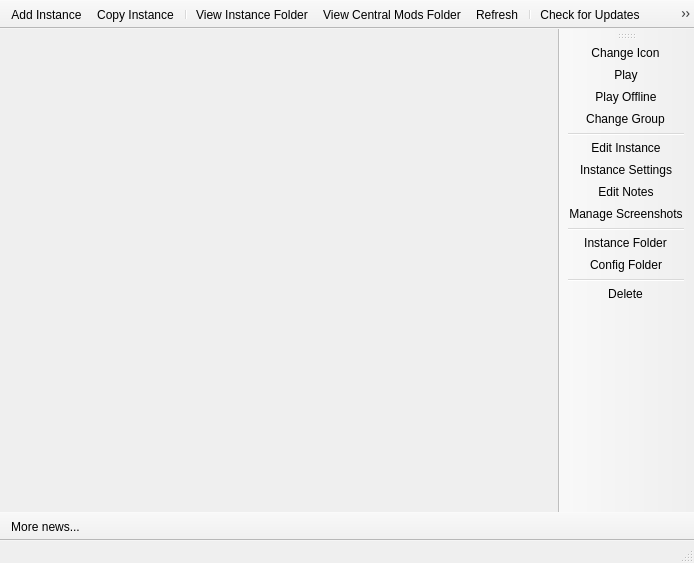
<?xml version="1.0" encoding="UTF-8"?>
<ui version="4.0">
 <class>MainWindow</class>
 <widget class="QMainWindow" name="MainWindow">
  <property name="geometry">
   <rect>
    <x>0</x>
    <y>0</y>
    <width>694</width>
    <height>563</height>
   </rect>
  </property>
  <property name="windowTitle">
   <string>MultiMC 5</string>
  </property>
  <property name="windowIcon">
   <iconset resource="../resources/multimc/multimc.qrc">
    <normaloff>:/icons/multimc/scalable/apps/multimc.svg</normaloff>:/icons/multimc/scalable/apps/multimc.svg</iconset>
  </property>
  <widget class="QWidget" name="centralWidget">
   <layout class="QHBoxLayout" name="horizontalLayout">
    <property name="spacing">
     <number>0</number>
    </property>
    <property name="sizeConstraint">
     <enum>QLayout::SetDefaultConstraint</enum>
    </property>
    <property name="leftMargin">
     <number>0</number>
    </property>
    <property name="topMargin">
     <number>0</number>
    </property>
    <property name="rightMargin">
     <number>0</number>
    </property>
    <property name="bottomMargin">
     <number>0</number>
    </property>
   </layout>
  </widget>
  <widget class="QToolBar" name="mainToolBar">
   <property name="windowTitle">
    <string>Main Toolbar</string>
   </property>
   <property name="movable">
    <bool>false</bool>
   </property>
   <property name="allowedAreas">
    <set>Qt::TopToolBarArea</set>
   </property>
   <property name="toolButtonStyle">
    <enum>Qt::ToolButtonIconOnly</enum>
   </property>
   <property name="floatable">
    <bool>false</bool>
   </property>
   <attribute name="toolBarArea">
    <enum>TopToolBarArea</enum>
   </attribute>
   <attribute name="toolBarBreak">
    <bool>false</bool>
   </attribute>
   <addaction name="actionAddInstance"/>
   <addaction name="actionCopyInstance"/>
   <addaction name="separator"/>
   <addaction name="actionViewInstanceFolder"/>
   <addaction name="actionViewCentralModsFolder"/>
   <addaction name="actionRefresh"/>
   <addaction name="separator"/>
   <addaction name="actionCheckUpdate"/>
   <addaction name="actionSettings"/>
   <addaction name="separator"/>
   <addaction name="actionReportBug"/>
   <addaction name="actionAbout"/>
   <addaction name="separator"/>
   <addaction name="actionPatreon"/>
   <addaction name="actionCAT"/>
  </widget>
  <widget class="QStatusBar" name="statusBar"/>
  <widget class="QToolBar" name="instanceToolBar">
   <property name="enabled">
    <bool>true</bool>
   </property>
   <property name="windowTitle">
    <string>Instance Toolbar</string>
   </property>
   <property name="allowedAreas">
    <set>Qt::LeftToolBarArea|Qt::RightToolBarArea</set>
   </property>
   <property name="iconSize">
    <size>
     <width>80</width>
     <height>80</height>
    </size>
   </property>
   <property name="toolButtonStyle">
    <enum>Qt::ToolButtonIconOnly</enum>
   </property>
   <property name="floatable">
    <bool>false</bool>
   </property>
   <attribute name="toolBarArea">
    <enum>RightToolBarArea</enum>
   </attribute>
   <attribute name="toolBarBreak">
    <bool>false</bool>
   </attribute>
   <addaction name="actionChangeInstIcon"/>
   <addaction name="actionLaunchInstance"/>
   <addaction name="actionLaunchInstanceOffline"/>
   <addaction name="actionChangeInstGroup"/>
   <addaction name="separator"/>
   <addaction name="actionEditInstance"/>
   <addaction name="actionInstanceSettings"/>
   <addaction name="actionEditInstNotes"/>
   <addaction name="actionScreenshots"/>
   <addaction name="separator"/>
   <addaction name="actionViewSelectedInstFolder"/>
   <addaction name="actionConfig_Folder"/>
   <addaction name="separator"/>
   <addaction name="actionDeleteInstance"/>
  </widget>
  <widget class="QToolBar" name="newsToolBar">
   <property name="windowTitle">
    <string>News Toolbar</string>
   </property>
   <property name="movable">
    <bool>false</bool>
   </property>
   <property name="allowedAreas">
    <set>Qt::BottomToolBarArea</set>
   </property>
   <property name="iconSize">
    <size>
     <width>16</width>
     <height>16</height>
    </size>
   </property>
   <property name="toolButtonStyle">
    <enum>Qt::ToolButtonTextBesideIcon</enum>
   </property>
   <property name="floatable">
    <bool>false</bool>
   </property>
   <attribute name="toolBarArea">
    <enum>BottomToolBarArea</enum>
   </attribute>
   <attribute name="toolBarBreak">
    <bool>false</bool>
   </attribute>
   <addaction name="actionMoreNews"/>
  </widget>
  <action name="actionAddInstance">
   <property name="icon">
    <iconset theme="new">
     <normaloff/>
    </iconset>
   </property>
   <property name="text">
    <string>Add Instance</string>
   </property>
   <property name="toolTip">
    <string>Add a new instance.</string>
   </property>
   <property name="statusTip">
    <string>Add a new instance.</string>
   </property>
  </action>
  <action name="actionViewInstanceFolder">
   <property name="icon">
    <iconset theme="viewfolder">
     <normaloff/>
    </iconset>
   </property>
   <property name="text">
    <string>View Instance Folder</string>
   </property>
   <property name="toolTip">
    <string>Open the instance folder in a file browser.</string>
   </property>
   <property name="statusTip">
    <string>Open the instance folder in a file browser.</string>
   </property>
  </action>
  <action name="actionRefresh">
   <property name="icon">
    <iconset theme="refresh">
     <normaloff/>
    </iconset>
   </property>
   <property name="text">
    <string>Refresh</string>
   </property>
   <property name="toolTip">
    <string>Reload the instance list.</string>
   </property>
   <property name="statusTip">
    <string>Reload the instance list.</string>
   </property>
  </action>
  <action name="actionViewCentralModsFolder">
   <property name="icon">
    <iconset theme="centralmods">
     <normaloff/>
    </iconset>
   </property>
   <property name="text">
    <string>View Central Mods Folder</string>
   </property>
   <property name="toolTip">
    <string>Open the central mods folder in a file browser.</string>
   </property>
   <property name="statusTip">
    <string>Open the central mods folder in a file browser.</string>
   </property>
  </action>
  <action name="actionCheckUpdate">
   <property name="icon">
    <iconset theme="checkupdate">
     <normaloff/>
    </iconset>
   </property>
   <property name="text">
    <string>Check for Updates</string>
   </property>
   <property name="toolTip">
    <string>Check for new updates for MultiMC</string>
   </property>
   <property name="statusTip">
    <string>Check for new updates for MultiMC</string>
   </property>
  </action>
  <action name="actionSettings">
   <property name="icon">
    <iconset theme="settings">
     <normaloff/>
    </iconset>
   </property>
   <property name="text">
    <string>Settings</string>
   </property>
   <property name="toolTip">
    <string>Change settings.</string>
   </property>
   <property name="statusTip">
    <string>Change settings.</string>
   </property>
   <property name="menuRole">
    <enum>QAction::PreferencesRole</enum>
   </property>
  </action>
  <action name="actionReportBug">
   <property name="icon">
    <iconset theme="bug">
     <normaloff/>
    </iconset>
   </property>
   <property name="text">
    <string>Report a Bug</string>
   </property>
   <property name="toolTip">
    <string>Open the bug tracker to report a bug with MultiMC.</string>
   </property>
   <property name="statusTip">
    <string>Open the bug tracker to report a bug with MultiMC.</string>
   </property>
  </action>
  <action name="actionPatreon">
   <property name="icon">
    <iconset theme="patreon">
     <normaloff/>
    </iconset>
   </property>
   <property name="text">
    <string>Support us on Patreon!</string>
   </property>
   <property name="toolTip">
    <string>Open the MultiMC Patreon page.</string>
   </property>
   <property name="statusTip">
    <string>Open the MultiMC Patreon page.</string>
   </property>
  </action>
  <action name="actionMoreNews">
   <property name="icon">
    <iconset theme="news">
     <normaloff/>
    </iconset>
   </property>
   <property name="text">
    <string>More News</string>
   </property>
   <property name="iconText">
    <string>More news...</string>
   </property>
   <property name="toolTip">
    <string>Open the MultiMC development blog to read more news about MultiMC.</string>
   </property>
   <property name="statusTip">
    <string>Open the MultiMC development blog to read more news about MultiMC.</string>
   </property>
  </action>
  <action name="actionAbout">
   <property name="icon">
    <iconset theme="about">
     <normaloff/>
    </iconset>
   </property>
   <property name="text">
    <string>About MultiMC</string>
   </property>
   <property name="toolTip">
    <string>View information about MultiMC.</string>
   </property>
   <property name="statusTip">
    <string>About MultiMC</string>
   </property>
   <property name="menuRole">
    <enum>QAction::AboutRole</enum>
   </property>
  </action>
  <action name="actionLaunchInstance">
   <property name="text">
    <string>Play</string>
   </property>
   <property name="toolTip">
    <string>Launch the selected instance.</string>
   </property>
   <property name="statusTip">
    <string>Launch the selected instance.</string>
   </property>
  </action>
  <action name="actionRenameInstance">
   <property name="text">
    <string>Instance Name</string>
   </property>
   <property name="toolTip">
    <string>Rename the selected instance.</string>
   </property>
   <property name="statusTip">
    <string>Rename the selected instance.</string>
   </property>
  </action>
  <action name="actionChangeInstGroup">
   <property name="text">
    <string>Change Group</string>
   </property>
   <property name="toolTip">
    <string>Change the selected instance's group.</string>
   </property>
   <property name="statusTip">
    <string>Change the selected instance's group.</string>
   </property>
  </action>
  <action name="actionChangeInstIcon">
   <property name="enabled">
    <bool>true</bool>
   </property>
   <property name="icon">
    <iconset resource="../resources/instances/instances.qrc">
     <normaloff>:/icons/instances/infinity</normaloff>:/icons/instances/infinity</iconset>
   </property>
   <property name="text">
    <string>Change Icon</string>
   </property>
   <property name="toolTip">
    <string>Change the selected instance's icon.</string>
   </property>
   <property name="statusTip">
    <string>Change the selected instance's icon.</string>
   </property>
   <property name="iconVisibleInMenu">
    <bool>true</bool>
   </property>
  </action>
  <action name="actionEditInstNotes">
   <property name="text">
    <string>Edit Notes</string>
   </property>
   <property name="toolTip">
    <string>Edit the notes for the selected instance.</string>
   </property>
   <property name="statusTip">
    <string>Edit the notes for the selected instance.</string>
   </property>
  </action>
  <action name="actionEditInstance">
   <property name="text">
    <string>Edit Instance</string>
   </property>
   <property name="iconText">
    <string>Edit Instance</string>
   </property>
   <property name="toolTip">
    <string>Change the instance settings, mods and versions.</string>
   </property>
   <property name="statusTip">
    <string>Change the instance settings, mods and versions.</string>
   </property>
  </action>
  <action name="actionViewSelectedInstFolder">
   <property name="text">
    <string>Instance Folder</string>
   </property>
   <property name="toolTip">
    <string>Open the selected instance's root folder in a file browser.</string>
   </property>
   <property name="statusTip">
    <string>Open the selected instance's root folder in a file browser.</string>
   </property>
  </action>
  <action name="actionDeleteInstance">
   <property name="text">
    <string>Delete</string>
   </property>
   <property name="toolTip">
    <string>Delete the selected instance.</string>
   </property>
   <property name="statusTip">
    <string>Delete the selected instance.</string>
   </property>
  </action>
  <action name="actionConfig_Folder">
   <property name="text">
    <string>Config Folder</string>
   </property>
   <property name="toolTip">
    <string>Open the instance's config folder</string>
   </property>
  </action>
  <action name="actionCAT">
   <property name="checkable">
    <bool>true</bool>
   </property>
   <property name="icon">
    <iconset theme="cat">
     <normaloff/>
    </iconset>
   </property>
   <property name="text">
    <string>Meow</string>
   </property>
   <property name="toolTip">
    <string>&lt;html&gt;&lt;head/&gt;&lt;body&gt;&lt;p align=&quot;center&quot;&gt;It's a fluffy kitty :3&lt;/p&gt;&lt;/body&gt;&lt;/html&gt;</string>
   </property>
  </action>
  <action name="actionCopyInstance">
   <property name="icon">
    <iconset theme="copy">
     <normaloff/>
    </iconset>
   </property>
   <property name="text">
    <string>Copy Instance</string>
   </property>
   <property name="toolTip">
    <string>Copy the selected instance.</string>
   </property>
   <property name="statusTip">
    <string>Add a new instance.</string>
   </property>
  </action>
  <action name="actionManageAccounts">
   <property name="text">
    <string>Manage Accounts</string>
   </property>
   <property name="toolTip">
    <string>Manage your Mojang or Minecraft accounts.</string>
   </property>
  </action>
  <action name="actionLaunchInstanceOffline">
   <property name="text">
    <string>Play Offline</string>
   </property>
   <property name="toolTip">
    <string>Launch the selected instance in offline mode.</string>
   </property>
   <property name="statusTip">
    <string>Launch the selected instance.</string>
   </property>
  </action>
  <action name="actionScreenshots">
   <property name="text">
    <string>Manage Screenshots</string>
   </property>
   <property name="toolTip">
    <string>&lt;html&gt;&lt;head/&gt;&lt;body&gt;&lt;p&gt;View and upload screenshots for this instance&lt;/p&gt;&lt;/body&gt;&lt;/html&gt;</string>
   </property>
  </action>
  <action name="actionInstanceSettings">
   <property name="text">
    <string>Instance Settings</string>
   </property>
   <property name="toolTip">
    <string>Change the settings specific to the instance</string>
   </property>
  </action>
 </widget>
 <layoutdefault spacing="6" margin="11"/>
 <resources>
  <include location="../resources/simple_dark/simple_dark.qrc"/>
  <include location="../resources/simple_light/simple_light.qrc"/>
  <include location="../resources/simple_blue/simple_blue.qrc"/>
  <include location="../resources/simple_color/simple_color.qrc"/>
  <include location="../resources/multimc/multimc.qrc"/>
  <include location="../resources/instances/instances.qrc"/>
 </resources>
 <connections/>
</ui>
